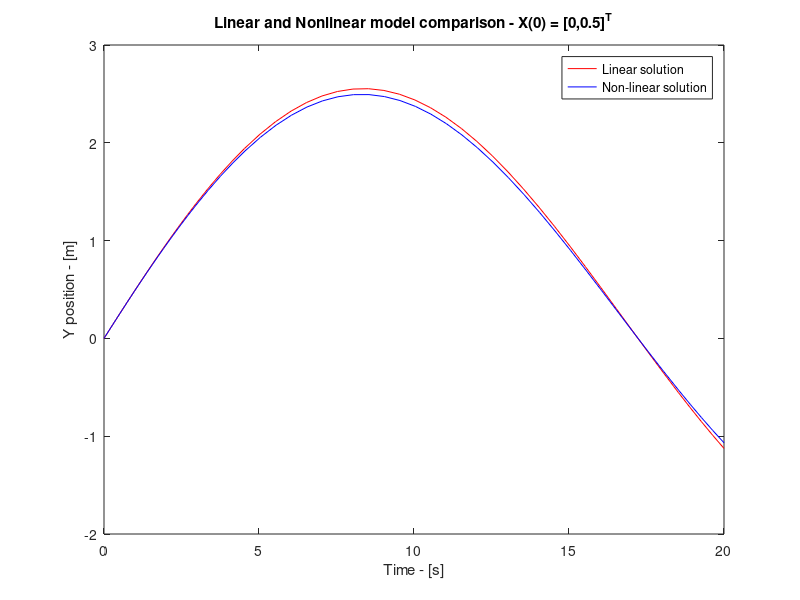

MATLAB code for this plot:
function SolveODEs()
    clf  %clear any existing plots

    global lin;

    tf = 20;
    x0 = [0;0.5];
    %0.01,0.1,0.5,2,2.2,5,10
    
    % First difference = 0.5 - Linear system over-estimates the displacemnt

    
    lin = 1;
    [t_lin,y_lin] = ode45(@deriv,[0,tf],x0); % derivative, time range, initial conditions
    
    lin = 0;
    [t_nonlin,y_nonlin] = ode45(@deriv,[0,tf],x0);
    
    figure(1)
    plot(t_lin,y_lin(:,1),'r',t_nonlin,y_nonlin(:,1),'b');
    title('Linear and Nonlinear model comparison - X(0) = [0,0.5]^T');
    xlabel('Time - [s]');
    ylabel('Y position - [m]');
    legend('Linear solution','Non-linear solution')
    pause 
    
    function XDOT = deriv(t,X)
    % System Parameters
    m = 30;     c1 = 0.5;       
    c2 = 1;     k = 1;
    global lin
    
    % Rename states
    x1 = X(1); x2 = X(2);
    
    % Initiate forcing function
    u = 0;
    
    % write the non-trivial equations using nice names
    if lin == 1
        x1dot = x2;
        x2dot = (-k/m)*x1 + (-c1/m)*x2 + (1/m)*u;
    end
    
    % write the non-trivial equations using nice names
    if lin == 0
        x1dot = x2;
        x2dot = (-k/m)*x1 + (-c1/m)*x2 + (-c2/m)*x2^3 + (1/m)*u;
    end
    
    XDOT = [x1dot; x2dot] ;  %return the derivative values